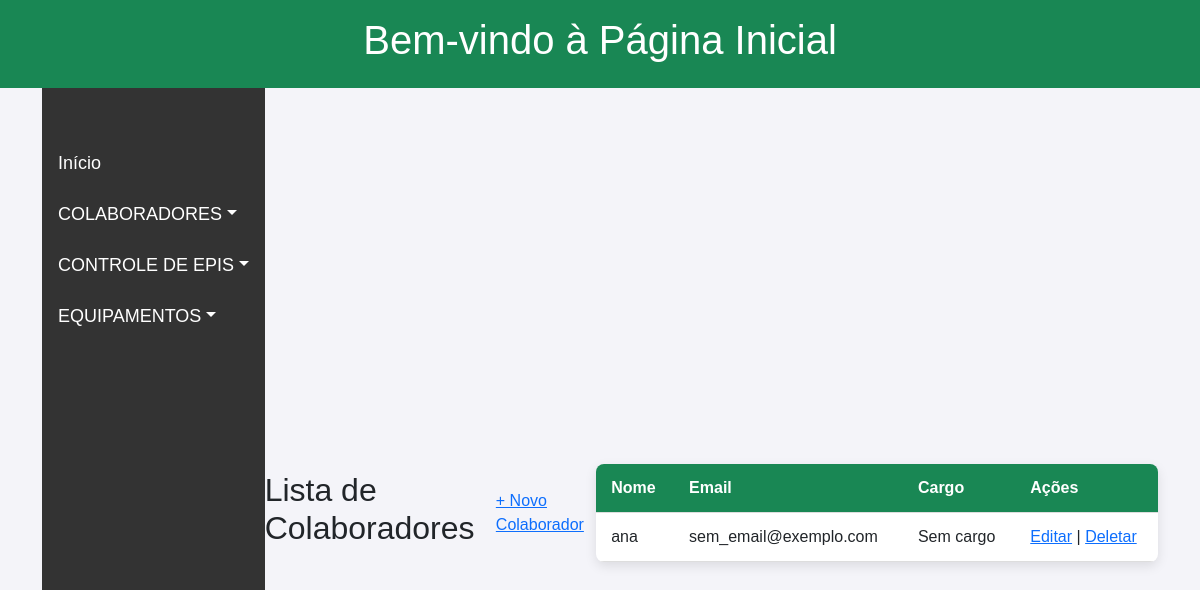
/colaboradores/, run on an earlier commit of the app's database.
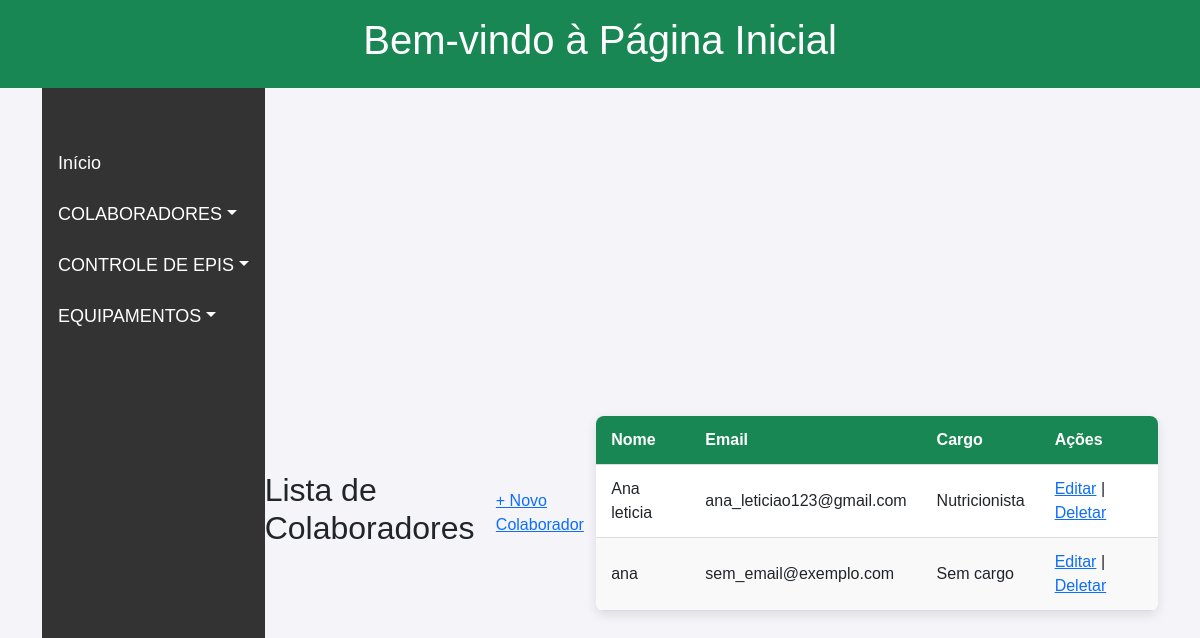
And on a later commit of the database.
### seguranca_trabalho/models.py (models this page shows, shortened)
class Colaborador(models.Model):
    nome = models.CharField(max_length=100)
    idade = models.IntegerField(default=0)
    email = models.EmailField(default='sem_email@exemplo.com')
    telefone = models.CharField(max_length=15, default='0000-0000')
    cargo = models.CharField(max_length=50, default='Sem cargo')

### seguranca_trabalho/views.py (the view)
# urls.py: path('colaboradores/', views.lista_colaboradores, name='lista_colaboradores'),  # Lista de colaboradores
def lista_colaboradores(request):
    colaboradores = Colaborador.objects.all().order_by('nome')
    return render(request, 'cadastro/lista_colaboradores.html', {'colaboradores': colaboradores})

### seguranca_trabalho/templates/cadastro/lista_colaboradores.html
{% extends "home.html" %}
{% load static %}
{% block conteudo %}
<h2>Lista de Colaboradores</h2>
<link rel="stylesheet" href="{% static 'css/lista_colaboradores.css'%}">
<a href="{% url 'cadastro_colaborador' %}">+ Novo Colaborador</a>
<table>
  <thead>
    <tr>
      <th>Nome</th>
      <th>Email</th>
      <th>Cargo</th>
      <th>Ações</th>
    </tr>
  </thead>
  <tbody>
    {% for c in colaboradores %}
    <tr>
      <td>{{ c.nome }}</td>
      <td>{{ c.email }}</td>
      <td>{{ c.cargo }}</td>
      <td>
        <a href="{% url 'editar_colaborador' c.id %}">Editar</a> |
        <a href="{% url 'deletar_colaborador' c.id %}">Deletar</a>
      </td>
    </tr>
    {% empty %}
    <tr><td colspan="4">Nenhum colaborador cadastrado.</td></tr>
    {% endfor %}
  </tbody>
</table>
{% endblock %}

What changed in the data, as far as the page shows it:
added Colaborador: nome "Ana leticia", email "ana_leticiao123@gmail.com", cargo "Nutricionista"
